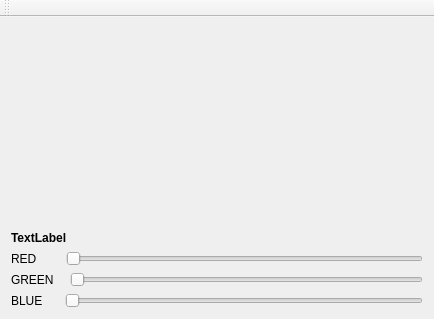
<?xml version="1.0" encoding="UTF-8"?>
<ui version="4.0">
 <class>MainWindow</class>
 <widget class="QMainWindow" name="MainWindow">
  <property name="geometry">
   <rect>
    <x>0</x>
    <y>0</y>
    <width>434</width>
    <height>319</height>
   </rect>
  </property>
  <property name="windowTitle">
   <string>MainWindow</string>
  </property>
  <widget class="QWidget" name="centralWidget">
   <layout class="QVBoxLayout" name="verticalLayout_2">
    <item>
     <layout class="QVBoxLayout" name="verticalLayout">
      <item>
       <spacer name="verticalSpacer_2">
        <property name="orientation">
         <enum>Qt::Vertical</enum>
        </property>
        <property name="sizeHint" stdset="0">
         <size>
          <width>20</width>
          <height>40</height>
         </size>
        </property>
       </spacer>
      </item>
      <item>
       <widget class="QLabel" name="colorCode">
        <property name="font">
         <font>
          <weight>75</weight>
          <bold>true</bold>
         </font>
        </property>
        <property name="locale">
         <locale language="English" country="UnitedKingdom"/>
        </property>
        <property name="text">
         <string>TextLabel</string>
        </property>
       </widget>
      </item>
      <item>
       <layout class="QHBoxLayout" name="horizontalLayout">
        <item>
         <widget class="QLabel" name="topLabel">
          <property name="text">
           <string>RED       </string>
          </property>
         </widget>
        </item>
        <item>
         <widget class="QSlider" name="redSlider">
          <property name="orientation">
           <enum>Qt::Horizontal</enum>
          </property>
         </widget>
        </item>
       </layout>
      </item>
      <item>
       <layout class="QHBoxLayout" name="horizontalLayout_2">
        <item>
         <widget class="QLabel" name="middleLabel">
          <property name="text">
           <string>GREEN   </string>
          </property>
         </widget>
        </item>
        <item>
         <widget class="QSlider" name="greenSlider">
          <property name="orientation">
           <enum>Qt::Horizontal</enum>
          </property>
         </widget>
        </item>
       </layout>
      </item>
      <item>
       <layout class="QHBoxLayout" name="horizontalLayout_3">
        <item>
         <widget class="QLabel" name="bottomLabel">
          <property name="text">
           <string>BLUE     </string>
          </property>
         </widget>
        </item>
        <item>
         <widget class="QSlider" name="blueSlider">
          <property name="orientation">
           <enum>Qt::Horizontal</enum>
          </property>
         </widget>
        </item>
       </layout>
      </item>
     </layout>
    </item>
   </layout>
  </widget>
  <widget class="QMenuBar" name="menuBar">
   <property name="geometry">
    <rect>
     <x>0</x>
     <y>0</y>
     <width>434</width>
     <height>17</height>
    </rect>
   </property>
  </widget>
  <widget class="QToolBar" name="mainToolBar">
   <attribute name="toolBarArea">
    <enum>TopToolBarArea</enum>
   </attribute>
   <attribute name="toolBarBreak">
    <bool>false</bool>
   </attribute>
  </widget>
 </widget>
 <layoutdefault spacing="6" margin="11"/>
 <resources/>
 <connections/>
</ui>
